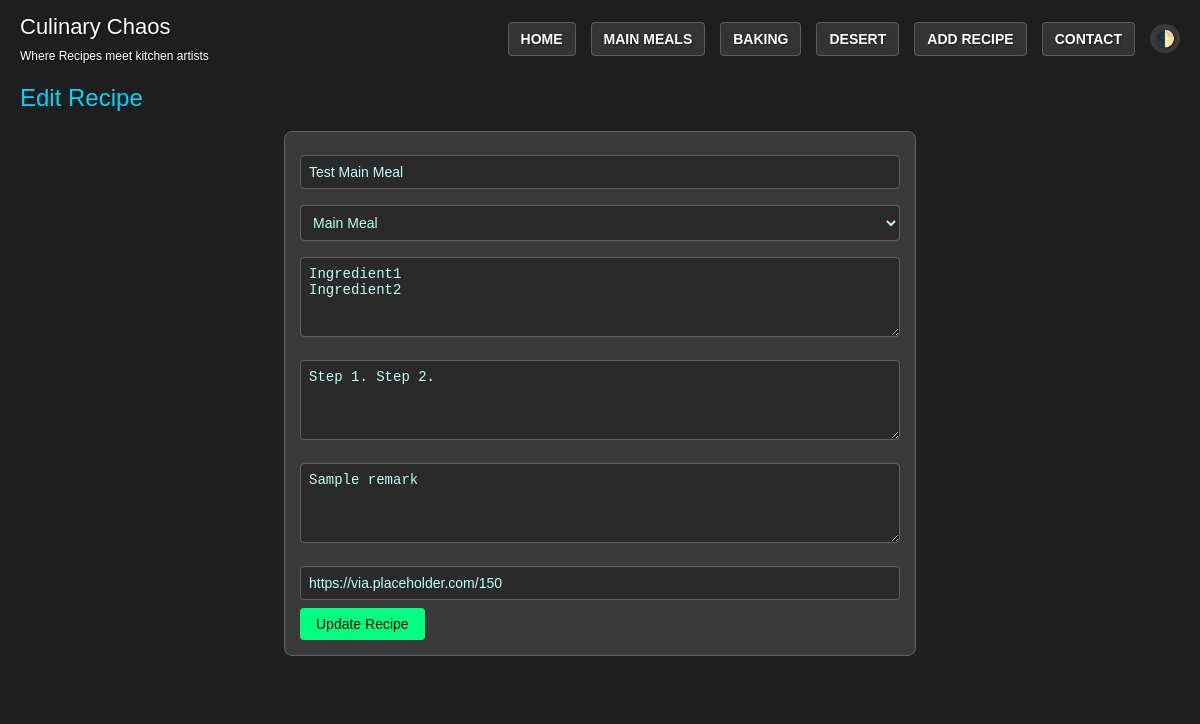
Page /edit_recipe/1 on the committed database.
### tables this page shows
CREATE TABLE recipes (
                id INTEGER PRIMARY KEY AUTOINCREMENT,
                name TEXT NOT NULL,
                type TEXT NOT NULL,
                ingredients TEXT NOT NULL,
                instructions TEXT NOT NULL,
                remarks TEXT,
                image TEXT
            );

### app.py (the view)
@app.route('/edit_recipe/<int:id>')
def edit_recipe(id):
    with sqlite3.connect('recipes.db') as conn:
        cursor = conn.cursor()
        cursor.execute("SELECT * FROM recipes WHERE id = ?", (id,))
        recipe = cursor.fetchone()
        if recipe:
            recipe_data = {
                'id': recipe[0],
                'name': recipe[1],
                'type': recipe[2],
                'ingredients': recipe[3].split(','),
                'instructions': recipe[4],
                'remarks': recipe[5] or '',
                'image': recipe[6] or ''
            }
            app.logger.debug(f"Editing recipe: {recipe_data}")
            return render_template('edit_recipe.html', recipe=recipe_data)
        return jsonify({'status': 'error', 'message': 'Recipe not found'}), 404

### templates/edit_recipe.html (shortened to what this page needs)
<!DOCTYPE html>
<html lang="en">
<head>
    <link rel="stylesheet" href="{{ url_for('static', filename='styles.css') }}">
</head>
<body class="dark-theme">
    <nav class="navbar">
        <div class="navbar-brand">
            <h1>Culinary Chaos</h1>
            <span class="tagline">Where Recipes meet kitchen artists</span>
        </div>
        <ul class="nav-menu">
            <li><a href="{{ url_for('index') }}" class="nav-link">Home</a></li>
            <li><a href="{{ url_for('main_meals') }}" class="nav-link">Main Meals</a></li>
            <li><a href="{{ url_for('baking') }}" class="nav-link">Baking</a></li>
            <li><a href="{{ url_for('desert') }}" class="nav-link">Desert</a></li>
            <li><a href="{{ url_for('add_recipe') }}" class="nav-link">Add Recipe</a></li>
            <li><a href="{{ url_for('contact') }}" class="nav-link">Contact</a></li>
            <li><button class="theme-switcher">🌓</button></li>
        </ul>
    </nav>
    <div class="container">
        <h2>Edit Recipe</h2>
        <form class="recipe-form" onsubmit="event.preventDefault(); editRecipe({{ recipe.id }});">
            <input type="text" id="recipeName" value="{{ recipe.name }}" required>
            <select id="recipeType" required>
                <option value="main_meal" {% if recipe.type == 'main_meal' %}selected{% endif %}>Main Meal</option>
            </select>
            <textarea id="recipeIngredients" required>{{ recipe.ingredients | join('\n') }}</textarea>
            <textarea id="recipeInstructions" required>{{ recipe.instructions }}</textarea>
            <textarea id="recipeRemarks">{{ recipe.remarks }}</textarea>
            <input type="text" id="recipeImage" value="{{ recipe.image }}">
            <button type="submit">Update Recipe</button>
        </form>
    </div>
</body>
</html>

### static/styles.css (style rules this page uses)
:root { --bg-color: #1E1E1E; --text-color: #bbfff6; --header-color: #00D4FF; --link-color: #00FF7F; --link-hover-color: #00D4FF; --secondary-bg: #2A2A2A; --tertiary-bg: #3A3A3A; --border-bg: rgb(102, 94, 94); --subtext-color: #A0A0A0; --button-bg: #00FF7F; --button-text: #000; --button-hover: #00D4FF; --error-color: #FF4444; --delete-bg: #FF4444; --delete-hover: #CC3333; }
html, body { margin: 0; padding: 0; width: 100%; height: 100%; overflow-x: hidden; }
body { font-family: 'Arial', sans-serif; background: var(--bg-color); color: var(--text-color); line-height: 1.5; transition: background 0.3s, color 0.3s; }
.navbar { background: transparent; padding: 10px 20px; display: flex; justify-content: space-between; align-items: center; position: fixed; top: 0; width: 100%; z-index: 1000; box-sizing: border-box; }
.navbar-brand h1 { font-size: 22px; margin: 0; color: #fff; text-shadow: 1px 1px 2px rgba(0, 0, 0, 0.5); }
.tagline { font-size: 12px; color: #fff; text-shadow: 1px 1px 2px rgba(0, 0, 0, 0.5); }
.nav-menu { list-style: none; margin: 0; padding: 0; display: flex; align-items: center; gap: 15px; }
.nav-menu li { margin: 0; }
.nav-link { font-size: 14px; padding: 8px 12px; color: #fff; text-shadow: 1px 1px 2px rgba(0, 0, 0, 0.5); background: rgba(255, 255, 255, 0.1); border: 1px solid rgba(255, 255, 255, 0.2); border-radius: 4px; text-transform: uppercase; font-weight: 600; transition: all 0.3s ease; }
.theme-switcher { background: var(--tertiary-bg); border: none; color: #fff; padding: 5px; cursor: pointer; font-size: 16px; border-radius: 25px; transition: all 0.3s ease; text-shadow: 1px 1px 2px rgba(0, 0, 0, 0.5); }
h1, h2, h3 { color: var(--header-color); font-weight: 400; margin: 0 0 15px; }
a { color: var(--link-color); text-decoration: none; transition: color 0.3s; }
.container { max-width: 1200px; margin: 0 auto; padding: 20px; background-color: var(--bg-color); color: var(--text-color); margin-top: 60px; }
.recipe-form, .contact-form { background: var(--tertiary-bg); padding: 15px; border-radius: 8px; margin-bottom: 20px; border: 1px solid var(--border-bg); max-width: 600px; margin-left: auto; margin-right: auto; }
.recipe-form input, .recipe-form textarea, .recipe-form select, .contact-form input, .contact-form textarea { width: 100%; padding: 8px; margin: 8px 0; border: 1px solid var(--border-bg); border-radius: 4px; color: var(--text-color); background-color: var(--secondary-bg); font-size: 14px; box-sizing: border-box; }
.recipe-form textarea, .contact-form textarea { resize: vertical; min-height: 80px; }
.recipe-form button, .contact-form button { background: var(--button-bg); color: var(--button-text); padding: 8px 16px; border: none; border-radius: 4px; cursor: pointer; font-size: 14px; }

### rows in the picture
recipes: name "Test Main Meal", type "Main Meal", instructions "Step 1. Step 2.", remarks "Sample remark", image "https://via.placeholder.com/150"
